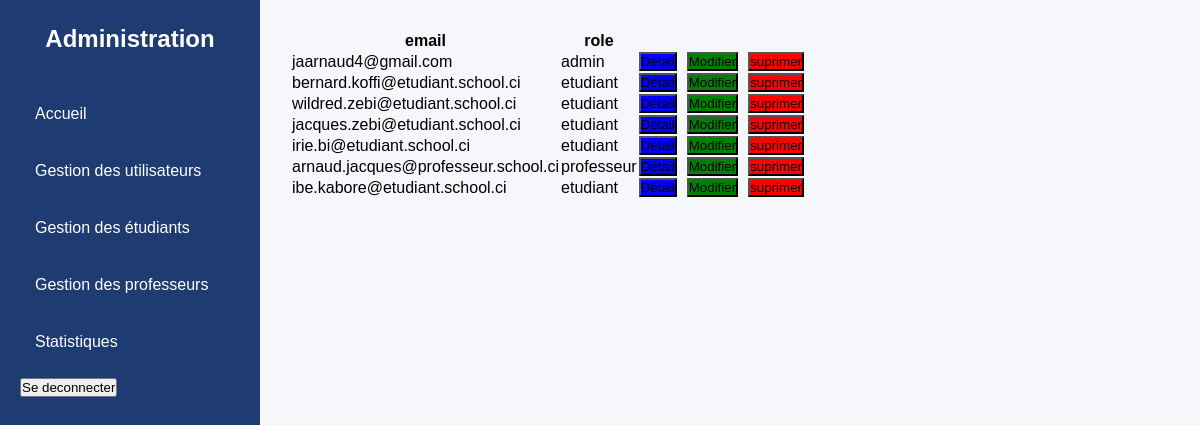
Before: /users_liste (signed in) with the older database file.
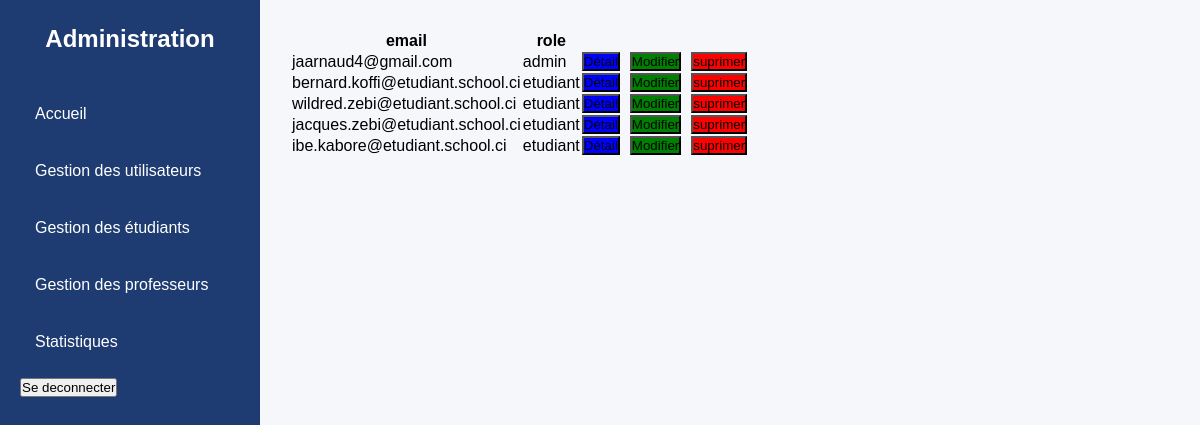
After: the same page with the newer database file.
### comptes/models.py (models this page shows, shortened)
class Utilisateur(AbstractUser):
    role = models.CharField(
        max_length=20,
        choices=[
            ("admin", "Administrateur"),
            ("professeur", "Professeur"),
            ("etudiant", "Étudiant")
        ]
    )
    REQUIRED_FIELDS = ['email','role']

### scolarite/views.py (the view)
# urls.py: path('users_liste',afficher_utilisateur,name='users_liste'),
@role_requis('admin')
def afficher_utilisateur(request):
    utilisateurs = Utilisateur.objects.all()
    return render(request, "scolarite/admin/liste_user.html", {"utilisateurs": utilisateurs})

### scolarite/views.py (called while the page is built)
def role_requis(role):
    def decorateur(vue):
        @wraps(vue)
        @login_required
        def wrapper(request, *args, **kwargs):
            if getattr(request.user, "role", None) != role:
                raise PermissionDenied("Vous n'avez pas l'autorisation d'accéder à cette page.")
            return vue(request, *args, **kwargs)
        return wrapper
    return decorateur

### scolarite/templates/scolarite/admin/liste_user.html (shortened to what this page needs)
{% extends "scolarite/admin/base.html" %}
 {% block content %}
<table>
<thead>
<tr>
    <th>email</th>
    <th>role</th>
</tr>
</thead>
    {% for utilisateur in utilisateurs %}
    <tr>
        <td>{{ utilisateur.email }}</td>
        <td>{{ utilisateur.role }}</td>
        <td>
            <div style="display: flex; gap: 10px;">
                <form action="" method="get">
                    <button style="background-color: blue ;" type="submit">Détail</button>
                </form>
                <form action="" method="get">
                    <button style="background-color: green" type="submit">Modifier</button>
                </form>
                <form action="" method="get">
                    <button style="background-color: red;" type="submit">suprimer</button>
                </form>
            </div>
        </td>
    </tr>
    {% endfor %}
</table>
{% endblock content %}

Changed rows visible on the page:
removed Utilisateur: email "irie.bi@etudiant.school.ci", role "etudiant"
removed Utilisateur: email "arnaud.jacques@professeur.school.ci", role "professeur"
